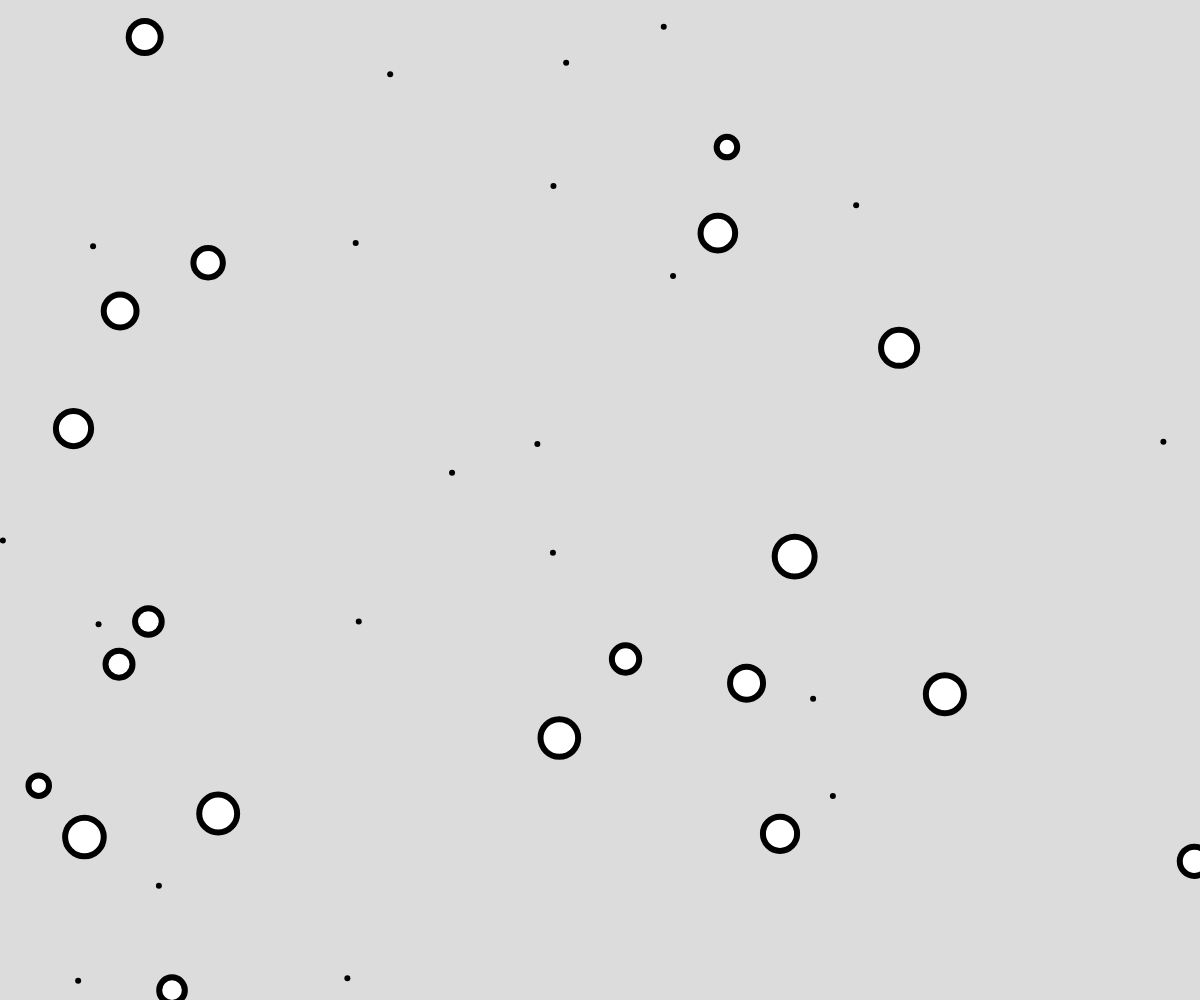
Frame 1 (no input)
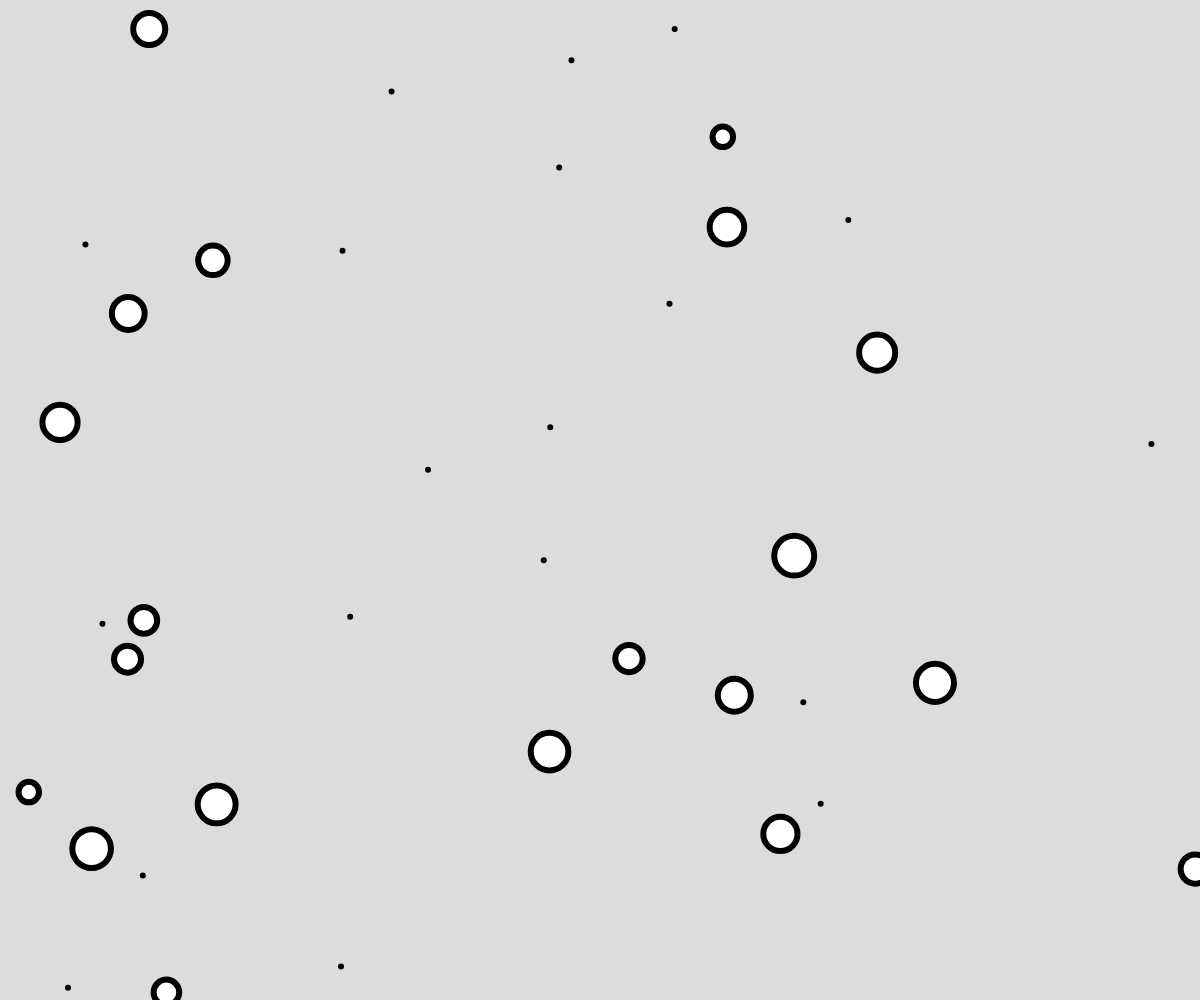
Frame 60 (no input)
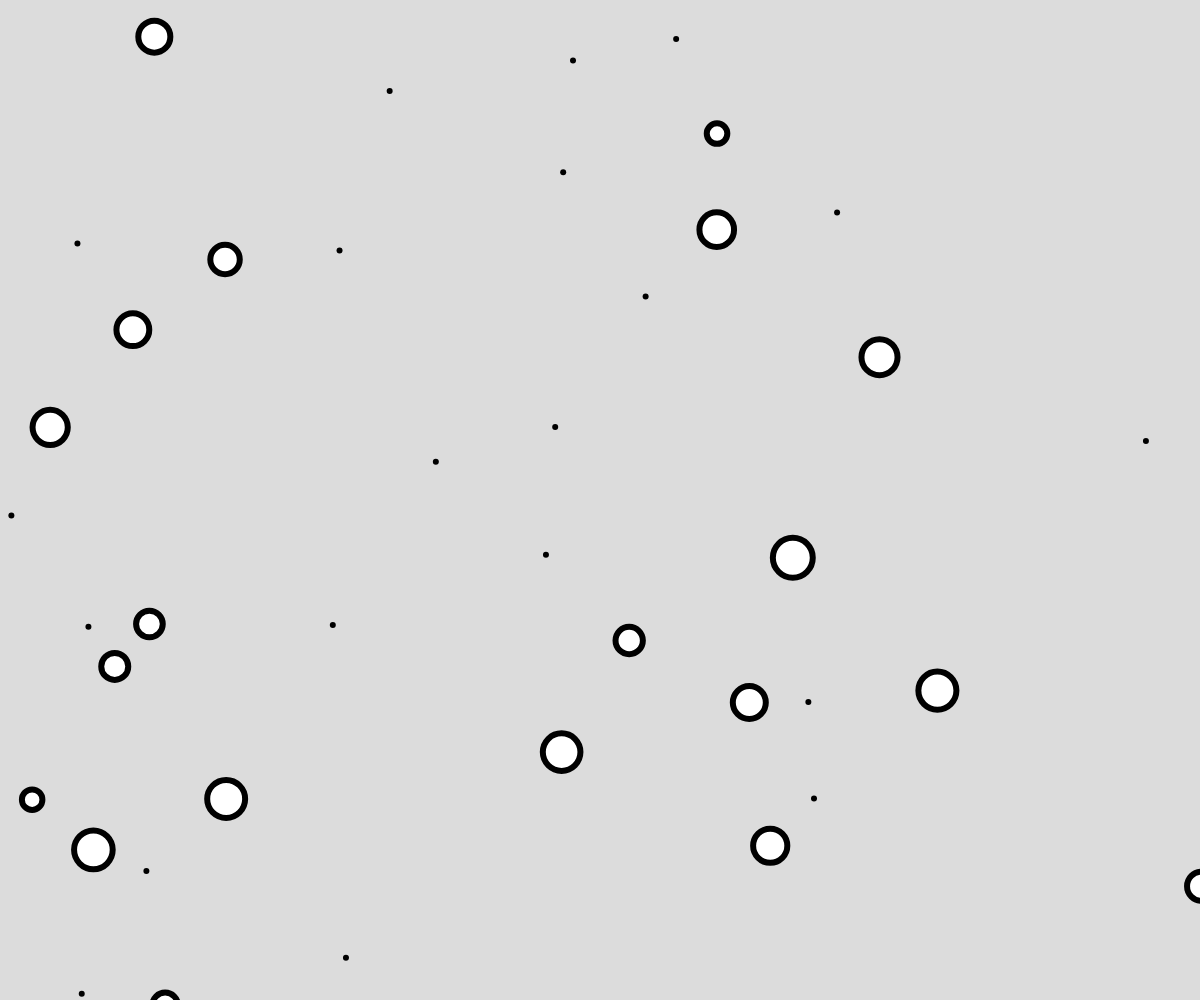
Frame 120 (the mouse pressed at the canvas centre since frame 60)

The p5.js sketch that drew these frames (run headless with seeded random() and noise() and a simulated clock; from frame 60 on, the mouse is pressed at the canvas centre):

// p5.js sketch
// ── sketch.js
// Inheritance and code in multiple files 
// margarita 
// oct 30 
// 
let objects = [];

function setup() {
  createCanvas(windowWidth, windowHeight);
  for (let i = 0 ; i<20 ; i++){
    objects.push(new AnimatedObject(random(width),random(height)));
    objects.push(new CircleObject(random(width),random(height)));
    objects.push(new LineObject());

  }
}

function draw() {
  background(220);
  for (let o of objects){
    o.move();
    o.display();
  }
}

// Parent Class ("super class ")
// -----if all iin onr file , should  occur first ...



//child Class #1 - circle



// ── Animatedobject.js
class AnimatedObject {
    constructor(x, y ){
      this.x = x ; this.y = y ;
      this.size = 6;
    }
    move(){//add a "wiggle effect"
      this.x += random(-2, 2);
      this.y += random(-2, 2);    
  
    }
    display(){
      strokeWeight(this.size);
      point(this.x , this.y);
    }
  }
// ── circleobject.js
class CircleObject extends AnimatedObject{
    constructor(x,y){
      super(x, y);
      // we can also add-on to what was in the parent class
      this.size = random(20, 40);
  
    }
    // no menyion of move() ...it will be same as parent's move()
    display(){//function override ; copies overtop of parent version
      if (dist(this.x , this.y , mouseX, mouseY)< this.size/2){
        fill(0, 255, 0);
  
      }
      else fill(255);
      circle(this.x, this.y, this.size);
  
    }
  }
// ── lineobject.js
class LineObject extends AnimatedObject{
    move(){
      super.move();
      this.x -=5 ;
      if (this.x < 0) this.x = width ;
    }
    display(){
  
    
    if (mouseIsPressed){
      strokeWeight(12);
    }
    else strokeWeight(2);
  
    line(this.x, this.y, this.x+15, this.y);
  }
  }
